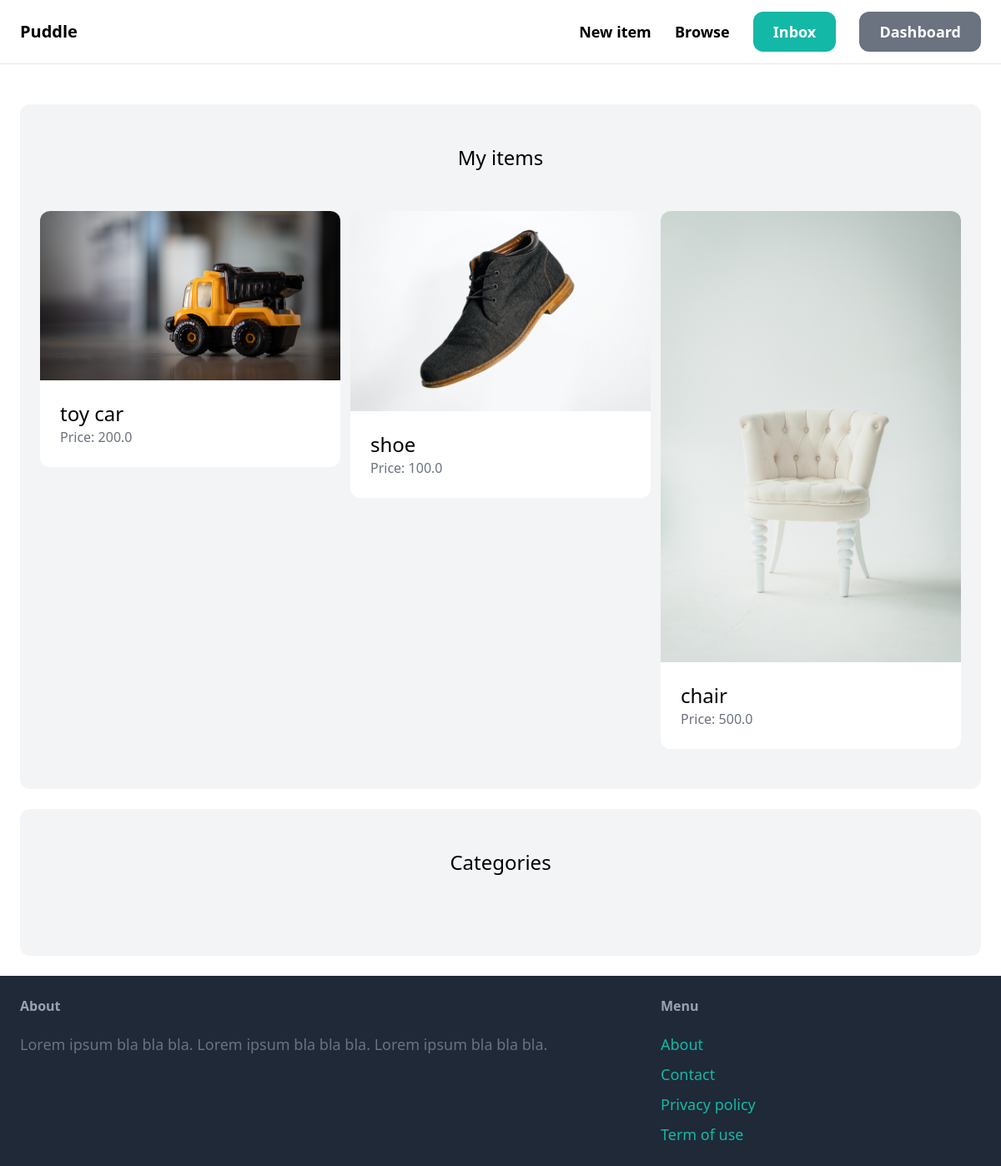
The page /dashboard (signed in) on the database its author committed.
### item/models.py (models this page shows, shortened)
class Item(models.Model):
    category = models.ForeignKey(Category, related_name='items', on_delete=models.CASCADE)
    name = models.CharField(max_length=255)
    descriptions = models.TextField(blank = True, null = True)
    price = models.FloatField()
    image = models.ImageField(upload_to='item_images', blank = True, null = True)
    is_sold = models.BooleanField(default = False)
    created_by = models.ForeignKey(User, related_name = 'items',  on_delete=models.CASCADE)
    created_at = models.DateField(auto_now_add = True,)

### dashboard/views.py (the view)
# urls.py: path('', views.index, name='index'),
@login_required
def index(request):
    item = Item.objects.filter(created_by=request.user)
    return render(request, 'dashboard/index.html', {
        'items':item
    })

### dashboard/templates/dashboard/index.html (shortened to what this page needs)
{% extends 'core/base.html' %}
{% block content %}
<div class="mt-6 px-6 py-12 bg-gray-100 rounded-xl">
    <h2 class="mb-12 text-2xl text-center">My items</h2>
    <div class="grid grid-cols-3 gap-3">
        {% for item in items %}
            <div>
                <a href="{% url 'item:detail' item.id %}">
                    <div>
                        <img src="{{ item.image.url }}" class="rounded-t-xl">
                    </div>
                    <div class="p-6 bg-white rounded-b-xl">
                        <h2 class="text-2xl">{{ item.name }}</h2>
                        <p class="text-gray-500">Price: {{ item.price }}</p>
                    </div>
                </a>
            </div>
        {% endfor %}
    </div>
</div>
<div class="mt-6 px-6 py-12 bg-gray-100 rounded-xl">
    <h2 class="mb-12 text-2xl text-center">Categories</h2>
</div>
{%endblock%}

### rows shown on the page
Item: image (picture), name "toy car", price "200.0"
Item: image (picture), name "shoe", price "100.0"
Item: image (picture), name "chair", price "500.0"
